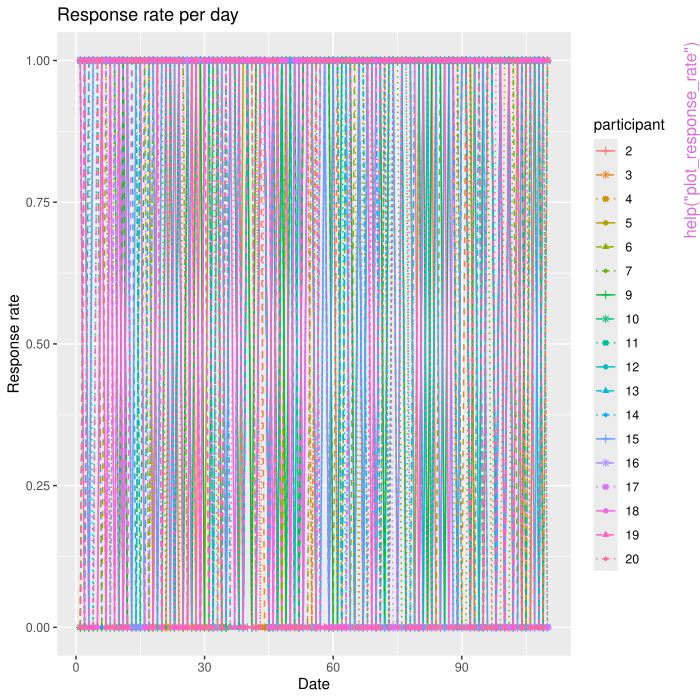

The R source for this figure:
pkgname <- "mpathr"
source(file.path(R.home("share"), "R", "examples-header.R"))
options(warn = 1)
options(pager = "console")
library('mpathr')

base::assign(".oldSearch", base::search(), pos = 'CheckExEnv')
base::assign(".old_wd", base::getwd(), pos = 'CheckExEnv')
cleanEx()
nameEx("mpath_example")
### * mpath_example

flush(stderr()); flush(stdout())

### Name: mpath_example
### Title: Get path to m-Path example data
### Aliases: mpath_example

### ** Examples

# Example 1: access 'example_basic.csv' data

mpath_example('example_basic.csv') # returns the full path to the file
'example_basic.csv'

# Example 2: list all the example files

mpath_example() # returns the example files as a vector




cleanEx()
nameEx("plot_response_rate")
### * plot_response_rate

flush(stderr()); flush(stdout())

### Name: plot_response_rate
### Title: Plots response rate per day (and per participant)
### Aliases: plot_response_rate

### ** Examples

# load data
data(example_data)

# make plot with plot_response_rate
plot_response_rate(data = example_data,
time_col = sent,
participant_col = participant,
valid_col = answered)
# The resulting ggplot object can be formatted using ggplot2 functions (see ggplot2
# documentation).




cleanEx()
nameEx("read_mpath")
### * read_mpath

flush(stderr()); flush(stdout())

### Name: read_mpath
### Title: Read m-Path data
### Aliases: read_mpath

### ** Examples


# We can use the function mpath_examples to get the path to the example data
basic_path <- mpath_example(file ="example_basic.csv")
meta_path <- mpath_example("example_meta.csv")

data <- read_mpath(file = basic_path,
                meta_data = meta_path)




cleanEx()
nameEx("response_rate")
### * response_rate

flush(stderr()); flush(stdout())

### Name: response_rate
### Title: Calculate response rate
### Aliases: response_rate

### ** Examples

# Example 1: calculate response rates for the whole study
# Get example data
data(example_data)

# Calculate response rate for each participant

# We don't specify time_col, period_start or period_end.
# Response rates will be based on all the participant's data
response_rate <- response_rate(data = example_data,
                               valid_col = answered,
                               participant_col = participant)

# Example 2: calculate response rates for a specific time period
data(example_data)

# Calculate response rate for each participant between dates
response_rate <- response_rate(data = example_data,
                               valid_col = answered,
                               participant_col = participant,
                               time_col = sent,
                               period_start = '2024-05-15',
                               period_end = '2024-05-31')

# Get participants with a response rate below 0.5
response_rate[response_rate$response_rate < 0.5,]




cleanEx()
nameEx("write_mpath")
### * write_mpath

flush(stderr()); flush(stdout())

### Name: write_mpath
### Title: Write m-Path data to a CSV file
### Aliases: write_mpath

### ** Examples


data <- read_mpath(
  mpath_example("example_basic.csv"),
  mpath_example("example_meta.csv")
)

## Not run: 
##D   write_mpath(data, "data.csv")
## End(Not run)



### * <FOOTER>
###
cleanEx()
options(digits = 7L)
base::cat("Time elapsed: ", proc.time() - base::get("ptime", pos = 'CheckExEnv'),"\n")
grDevices::dev.off()
###
### Local variables: ***
### mode: outline-minor ***
### outline-regexp: "\\(> \\)?### [*]+" ***
### End: ***
quit('no')
